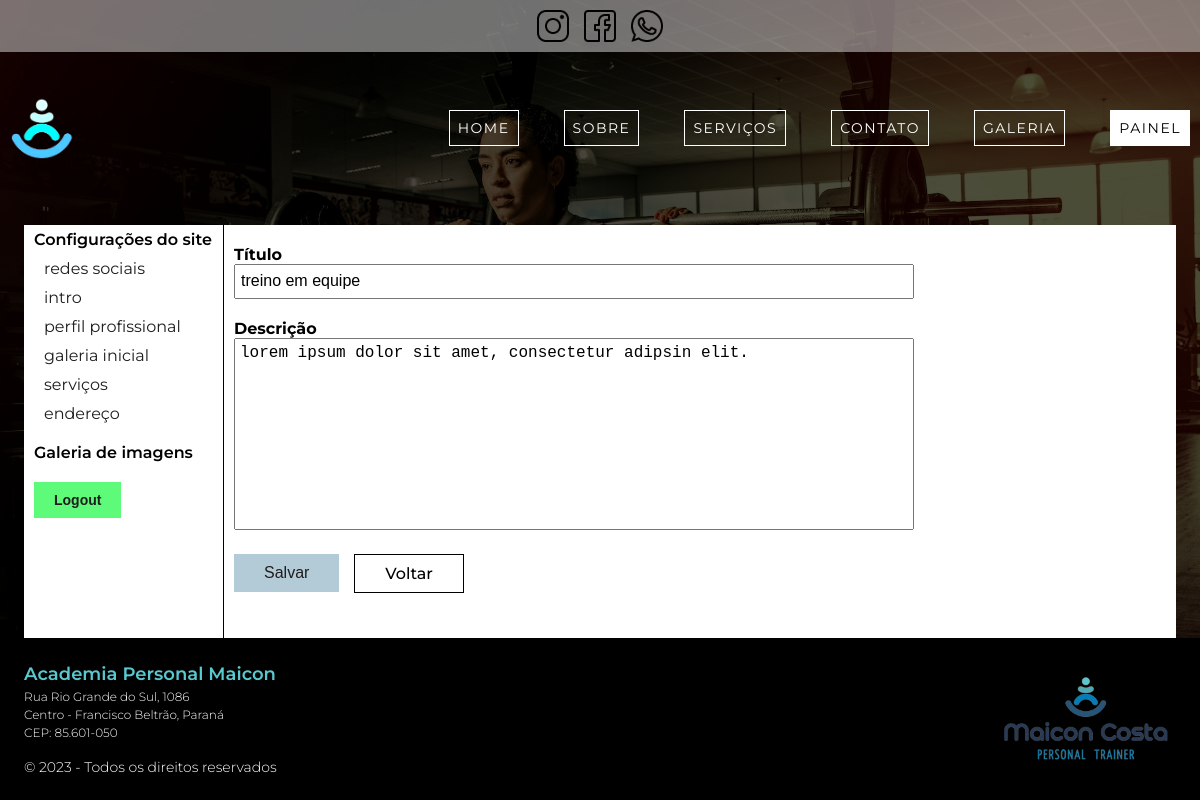
Page /author/dashboard/settings/services/7/edit/ (signed in) on the committed database.
### app_home/models.py (models this page shows, shortened)
class Service(models.Model):
    title = models.CharField(max_length=255,
                             default='',
                             verbose_name='título',
                             )
    description = models.TextField(max_length=255,
                                   default='',
                                   verbose_name='descrição',
                                   )
    class Meta:
        verbose_name = 'Serviços'
        verbose_name_plural = 'Serviços'

class HomeContent(models.Model):
    social_network = models.ForeignKey(SocialNetwork,
                                       on_delete=models.CASCADE,
                                       default=None,
                                       verbose_name='redes sociais',
                                       )
    section_intro = models.ForeignKey(SectionIntro,
                                      on_delete=models.CASCADE,
                                      default=None,
                                      verbose_name='seção intro',
                                      )
    profile = models.ForeignKey(Profile,
                                on_delete=models.CASCADE,
                                default=None,
                                verbose_name='perfil do profissional',
                                )
    pre_gallery = models.ForeignKey(PreGallery,
                                    on_delete=models.CASCADE,
                                    default=None,
                                    verbose_name='galeria de imagens',
                                    )
    services = models.ManyToManyField(Service,
                                      verbose_name='serviços',
                                      )
    adress = models.ForeignKey(Adress,
                               on_delete=models.CASCADE,
                               default=None,
                               verbose_name='endereço',
                               )
    class Meta:
        verbose_name = 'Todas as configurações do site'
        verbose_name_plural = 'Todas as configurações do site'

class Adress(models.Model):
    name = models.CharField(max_length=255,
                            default='',
                            verbose_name='nome do estabelecimento',
                            )
    adress = models.CharField(max_length=255,
                              default='',
                              verbose_name='endereço',
                              )
    city = models.CharField(max_length=255,
                            default='',
                            verbose_name='bairro e cidade',
                            )
    postal = models.CharField(max_length=255,
                              default='',
                              verbose_name='cep',
                              )
    class Meta:
        verbose_name = 'Endereço'
        verbose_name_plural = 'Endereço'

### author/views/services.py (the view, shortened to what this page needs)
@method_decorator(
    login_required(redirect_field_name='next',
                   login_url='author:login'
                   ),
    name='dispatch',
)
class ServiceView(View):
    def get_service(self, id=None) -> Service | None:
        service: Service | None = None
        if id is not None:
            service = Service.objects.get(id=id)
            if not service:
                raise Http404()
        return service
    def render_service(self, form: f.ServiceForm) -> render:
        return render(
            self.request,
            'author/partials/_service.html',
            context={
                'form': form,
                'button_to_back_action': reverse('author:services'),
                'home_content': home_content(),
                }
            )
    def get(self, request: HttpRequest, id=None) -> render:
        service: Service | None = self.get_service(id)
        form: ModelForm = f.ServiceForm(instance=service)
        return self.render_service(form)

### author/forms/form_settings.py
class ServiceForm(ModelForm):
    class Meta:
        model = Service
        fields = '__all__'

### author/templates/author/partials/_service.html
{% extends 'author/pages/dashboard.html' %}
{% block settings %}
    {% include 'author/partials/_baseform.html' %}
{% endblock settings %}

### author/templates/author/partials/_baseform.html (shortened to what this page needs)
<form
    action="{{ form_action }}"
    class="C-form"
    method="POST"
    enctype="multipart/form-data">
    {% for field in form %}
        <div class="C-form__div">
            <label for="{{ field.id_for_label }}" class="C-form__label">
                {{ field.label }}
            </label>
            {{ field }}
        </div>
    {% endfor %}
    <div class="C-buttons center_flex_row">
        <button type="submit" class="C-form__button">salvar</button>
        <a class="C-form__button C-button_to_back" href="{{ button_to_back_action }}">voltar</a>
    </div>
</form>

### base_template/global/partials/_footer.html
{% load static %}
<div class="C-footer__details">
    <a class="C-footer__link" href="{% url 'author:login' %}">
        <p class="C-footer__title">{{ home_content.adress.name }}</p>
    </a>
    <p class="C-footer__adress">{{ home_content.adress.adress }}</p>
    <p class="C-footer__adress">{{ home_content.adress.city }}</p>
    <p class="C-footer__adress">{{ home_content.adress.postal }}</p>
    <p class="C-footer__copy"> &copy; 2023 - Todos os direitos reservados</p>
</div>
<div class="C-footer__logo">
    <img src="{% static 'global/images/logo.png' %}" alt="">
</div>

### base_static/global/css/style.css (style rules this page uses)
* { margin: 0; padding: 0; box-sizing: border-box; }
:root { --blue-0: #C5FFFD; --blue-1: #B3CBD7; --blue-2: #59C9D0; --blue-3: #067CB8; --blue-4: #0B7DB2; --blue-4: #26557A; --blue-5: #283958; --blue-5-transparent: #2839589c; --blue-facebook: #1976D2; --orange-1: #ED541C; --orange-1-instagram: #FA851D; --orange-2-instagram: #F55031; --orange-3-instagram: #B43179; --orange-4-instagram: #B52F8C; --light-white: #FBFBFB; --standard-white: #ffffff; --standard-black: #000000; --black-transparent-bg: rgba(0, 0, 0, 0.7); --gray-1: rgb(65, 63, 63); --green-1-whatsapp: #30BF2E; --green-2-whatsapp: #5EFA79; --standard-gray: #1f1d1d; --standard-red: rgba(179, 46, 46, 0.863); --std-white-transparent: rgba(255, 255, 255, 0.288); --std-white-transparent-2: rgba(255, 255, 255, 0.548); --font-montserrat: 'Montserrat', sans-serif; --font-oswald: 'Oswald', sans-serif; }
html, body { font-family: var(--font-montserrat); height: 100%; }
.center_flex_row { display: flex; justify-content: center; align-items: center; }
.C-body { display: grid; grid-template-columns: 1fr; grid-template-rows: auto 1fr auto; grid-template-areas: "header" "main" "footer"; background-color: var(--black-transparent-bg); background-image: url('../images/bg-body-img_m.jpg'); background-position: center top; background-size: cover; background-repeat: no-repeat; background-attachment: fixed; }
.C-form { width: 100%; max-width: 1024px; }
.C-form__div { margin-bottom: 20px; }
.C-form__label { display: block; font-weight: 700; }
.C-form__div { width: 100%; max-width: 680px; }
.C-form__div > input { width: 100%; height: 35px; outline: none; font-size: 16px; padding: 5px; }
.C-form__div > textarea { width: 100%; resize: none; font-size: 16px; padding: 5px; font-weight: normal; text-align: justify; }
.C-buttons { justify-content: flex-start; align-items: flex-start; column-gap: 15px; row-gap: 15px; flex-wrap: wrap; margin-bottom: 25px; }
.C-form__button, .C-button_to_back { font-size: 16px; width: auto; padding: 10px 30px; background-color: var(--blue-1); color: var(--standard-gray); font-weight: 300; text-transform: capitalize; outline: none; border: none; cursor: pointer; display: block; }
.C-button_to_back { background-color: transparent; border: 1px solid var(--standard-black); text-decoration: none; font-weight: 500; color: var(--standard-black); padding: 9px 30px; }
.C-footer__link { text-decoration: none; }
.C-footer__title { font-size: 18px; font-weight: 600; color: var(--blue-2); line-height: 1.5; }
.C-footer__adress, .C-footer__copy { color: white; font-size: 12px; font-weight: 300; line-height: 1.5; }
.C-footer__copy { padding-top: 15px; font-size: 14px; }
.C-footer__logo { width: 100%; max-width: 180px; }
.C-footer__logo img { width: 100%; }
@media screen and (min-width: 1024px) { html, body { scroll-behavior: smooth; } }

### rows in the picture
Service: form "treino em equipe" "lorem ipsum dolor sit amet, consectetur adipsin elit."
HomeContent: adress.name "Academia Personal Maicon", adress.adress "Rua Rio Grande do Sul, 1086", adress.city "Centro - Francisco Beltrão, Paraná", adress.postal "CEP: 85.601-050"

### other values in the picture
{{ field.label }} "Título" "Descrição"
